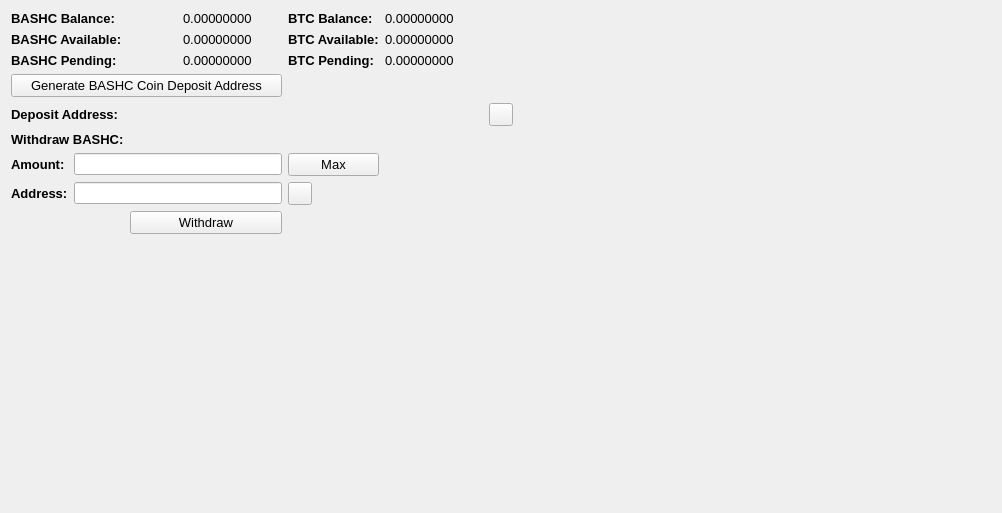
     <widget class="QWidget" name="BalanceTab">
      <attribute name="title">
       <string>Balance</string>
      </attribute>
      <layout class="QGridLayout" name="gridLayout_2">
       <item row="0" column="0" colspan="2">
        <widget class="QLabel" name="label_11">
         <property name="font">
          <font>
           <pointsize>10</pointsize>
           <weight>75</weight>
           <bold>true</bold>
          </font>
         </property>
         <property name="text">
          <string>BASHC Balance:</string>
         </property>
        </widget>
       </item>
       <item row="0" column="3">
        <widget class="QLabel" name="DVYBalanceLabel">
         <property name="font">
          <font>
           <pointsize>10</pointsize>
          </font>
         </property>
         <property name="text">
          <string>0.00000000</string>
         </property>
         <property name="textInteractionFlags">
          <set>Qt::LinksAccessibleByMouse|Qt::TextSelectableByMouse</set>
         </property>
        </widget>
       </item>
       <item row="0" column="4">
        <widget class="QLabel" name="label_12">
         <property name="font">
          <font>
           <pointsize>10</pointsize>
           <weight>75</weight>
           <bold>true</bold>
          </font>
         </property>
         <property name="text">
          <string>BTC Balance:</string>
         </property>
        </widget>
       </item>
       <item row="0" column="5">
        <widget class="QLabel" name="BitcoinBalanceLabel">
         <property name="font">
          <font>
           <pointsize>10</pointsize>
          </font>
         </property>
         <property name="text">
          <string>0.00000000</string>
         </property>
         <property name="textInteractionFlags">
          <set>Qt::LinksAccessibleByMouse|Qt::TextSelectableByMouse</set>
         </property>
        </widget>
       </item>
       <item row="0" column="7" rowspan="10">
        <spacer name="horizontalSpacer_4">
         <property name="orientation">
          <enum>Qt::Horizontal</enum>
         </property>
         <property name="sizeHint" stdset="0">
          <size>
           <width>478</width>
           <height>488</height>
          </size>
         </property>
        </spacer>
       </item>
       <item row="1" column="0" colspan="2">
        <widget class="QLabel" name="label_13">
         <property name="font">
          <font>
           <pointsize>10</pointsize>
           <weight>75</weight>
           <bold>true</bold>
          </font>
         </property>
         <property name="text">
          <string>BASHC Available:</string>
         </property>
        </widget>
       </item>
       <item row="1" column="3">
        <widget class="QLabel" name="DVYAvailableLabel_2">
         <property name="font">
          <font>
           <pointsize>10</pointsize>
          </font>
         </property>
         <property name="text">
          <string>0.00000000</string>
         </property>
         <property name="textInteractionFlags">
          <set>Qt::LinksAccessibleByMouse|Qt::TextSelectableByMouse</set>
         </property>
        </widget>
       </item>
       <item row="1" column="4">
        <widget class="QLabel" name="label_15">
         <property name="font">
          <font>
           <pointsize>10</pointsize>
           <weight>75</weight>
           <bold>true</bold>
          </font>
         </property>
         <property name="text">
          <string>BTC Available:</string>
         </property>
        </widget>
       </item>
       <item row="1" column="5">
        <widget class="QLabel" name="BitcoinAvailableLabel">
         <property name="font">
          <font>
           <pointsize>10</pointsize>
          </font>
         </property>
         <property name="text">
          <string>0.00000000</string>
         </property>
         <property name="textInteractionFlags">
          <set>Qt::LinksAccessibleByMouse|Qt::TextSelectableByMouse</set>
         </property>
        </widget>
       </item>
       <item row="2" column="0" colspan="2">
        <widget class="QLabel" name="label_14">
         <property name="font">
          <font>
           <pointsize>10</pointsize>
           <weight>75</weight>
           <bold>true</bold>
          </font>
         </property>
         <property name="text">
          <string>BASHC Pending:</string>
         </property>
        </widget>
       </item>
       <item row="2" column="3">
        <widget class="QLabel" name="DVYPendingLabel">
         <property name="font">
          <font>
           <pointsize>10</pointsize>
          </font>
         </property>
         <property name="text">
          <string>0.00000000</string>
         </property>
         <property name="textInteractionFlags">
          <set>Qt::LinksAccessibleByMouse|Qt::TextSelectableByMouse</set>
         </property>
        </widget>
       </item>
       <item row="2" column="4">
        <widget class="QLabel" name="label_31">
         <property name="font">
          <font>
           <pointsize>10</pointsize>
           <weight>75</weight>
           <bold>true</bold>
          </font>
         </property>
         <property name="text">
          <string>BTC Pending:</string>
         </property>
        </widget>
       </item>
       <item row="2" column="5">
        <widget class="QLabel" name="BitcoinPendingLabel">
         <property name="font">
          <font>
           <pointsize>10</pointsize>
          </font>
         </property>
         <property name="text">
          <string>0.00000000</string>
         </property>
         <property name="textInteractionFlags">
          <set>Qt::LinksAccessibleByMouse|Qt::TextSelectableByMouse</set>
         </property>
        </widget>
       </item>
       <item row="3" column="0" colspan="4">
        <widget class="QPushButton" name="GenDepositBTN">
         <property name="font">
          <font>
           <pointsize>10</pointsize>
          </font>
         </property>
         <property name="text">
          <string>Generate BASHC Coin Deposit Address</string>
         </property>
        </widget>
       </item>
       <item row="4" column="0" colspan="3">
        <widget class="QLabel" name="label_33">
         <property name="font">
          <font>
           <pointsize>10</pointsize>
           <weight>75</weight>
           <bold>true</bold>
          </font>
         </property>
         <property name="text">
          <string>Deposit Address:</string>
         </property>
        </widget>
       </item>
       <item row="4" column="3" colspan="3">
        <widget class="QLabel" name="DepositAddressLabel">
         <property name="minimumSize">
          <size>
           <width>300</width>
           <height>0</height>
          </size>
         </property>
         <property name="palette">
          <palette>
           <active>
            <colorrole role="WindowText">
             <brush brushstyle="SolidPattern">
              <color alpha="255">
               <red>0</red>
               <green>0</green>
               <blue>0</blue>
              </color>
             </brush>
            </colorrole>
            <colorrole role="Text">
             <brush brushstyle="SolidPattern">
              <color alpha="255">
               <red>0</red>
               <green>0</green>
               <blue>255</blue>
              </color>
             </brush>
            </colorrole>
           </active>
           <inactive>
            <colorrole role="WindowText">
             <brush brushstyle="SolidPattern">
              <color alpha="255">
               <red>0</red>
               <green>0</green>
               <blue>0</blue>
              </color>
             </brush>
            </colorrole>
            <colorrole role="Text">
             <brush brushstyle="SolidPattern">
              <color alpha="255">
               <red>0</red>
               <green>0</green>
               <blue>255</blue>
              </color>
             </brush>
            </colorrole>
           </inactive>
           <disabled>
            <colorrole role="WindowText">
             <brush brushstyle="SolidPattern">
              <color alpha="255">
               <red>120</red>
               <green>120</green>
               <blue>120</blue>
              </color>
             </brush>
            </colorrole>
            <colorrole role="Text">
             <brush brushstyle="SolidPattern">
              <color alpha="255">
               <red>120</red>
               <green>120</green>
               <blue>120</blue>
              </color>
             </brush>
            </colorrole>
           </disabled>
          </palette>
         </property>
         <property name="font">
          <font>
           <pointsize>10</pointsize>
           <weight>75</weight>
           <bold>true</bold>
          </font>
         </property>
         <property name="text">
          <string/>
         </property>
         <property name="alignment">
          <set>Qt::AlignRight|Qt::AlignTrailing|Qt::AlignVCenter</set>
         </property>
         <property name="textInteractionFlags">
          <set>Qt::LinksAccessibleByMouse|Qt::TextSelectableByKeyboard|Qt::TextSelectableByMouse</set>
         </property>
        </widget>
       </item>
       <item row="4" column="6">
        <widget class="QToolButton" name="DepositCopyButton">
         <property name="toolTip">
          <string>Copy to clipboard</string>
         </property>
         <property name="text">
          <string/>
         </property>
         <property name="icon">
          <iconset resource="../bitcoin.qrc">
           <normaloff>:/icons/editcopy</normaloff>:/icons/editcopy</iconset>
         </property>
         <property name="shortcut">
          <string>Alt+P</string>
         </property>
        </widget>
       </item>
       <item row="5" column="0" colspan="2">
        <widget class="QLabel" name="label_34">
         <property name="font">
          <font>
           <pointsize>10</pointsize>
           <weight>75</weight>
           <bold>true</bold>
          </font>
         </property>
         <property name="text">
          <string>Withdraw BASHC:</string>
         </property>
        </widget>
       </item>
       <item row="6" column="0">
        <widget class="QLabel" name="label_26">
         <property name="font">
          <font>
           <pointsize>10</pointsize>
           <weight>75</weight>
           <bold>true</bold>
          </font>
         </property>
         <property name="text">
          <string>Amount:</string>
         </property>
        </widget>
       </item>
       <item row="6" column="1" colspan="3">
        <widget class="QLineEdit" name="WithdrawUnitsInput">
         <property name="font">
          <font>
           <pointsize>9</pointsize>
           <weight>75</weight>
           <bold>true</bold>
          </font>
         </property>
         <property name="text">
          <string/>
         </property>
        </widget>
       </item>
       <item row="6" column="4">
        <widget class="QPushButton" name="Withdraw_Max_Amount">
         <property name="font">
          <font>
           <pointsize>10</pointsize>
          </font>
         </property>
         <property name="text">
          <string>Max</string>
         </property>
        </widget>
       </item>
       <item row="7" column="0">
        <widget class="QLabel" name="label_10">
         <property name="font">
          <font>
           <pointsize>10</pointsize>
           <weight>75</weight>
           <bold>true</bold>
          </font>
         </property>
         <property name="text">
          <string>Address:</string>
         </property>
        </widget>
       </item>
       <item row="7" column="1" colspan="3">
        <widget class="QLineEdit" name="WithdrawAddress">
         <property name="font">
          <font>
           <pointsize>9</pointsize>
           <weight>75</weight>
           <bold>true</bold>
          </font>
         </property>
        </widget>
       </item>
       <item row="7" column="4">
        <widget class="QToolButton" name="WithdrawPasteButton">
         <property name="toolTip">
          <string>Paste from clipboard</string>
         </property>
         <property name="text">
          <string/>
         </property>
         <property name="icon">
          <iconset resource="../bitcoin.qrc">
           <normaloff>:/icons/editpaste</normaloff>:/icons/editpaste</iconset>
         </property>
         <property name="shortcut">
          <string>Alt+P</string>
         </property>
        </widget>
       </item>
       <item row="8" column="2" colspan="2">
        <widget class="QPushButton" name="WithdrawUnitsBtn">
         <property name="font">
          <font>
           <pointsize>10</pointsize>
          </font>
         </property>
         <property name="text">
          <string>Withdraw</string>
         </property>
        </widget>
       </item>
       <item row="9" column="0" colspan="6">
        <spacer name="verticalSpacer">
         <property name="orientation">
          <enum>Qt::Vertical</enum>
         </property>
         <property name="sizeHint" stdset="0">
          <size>
           <width>428</width>
           <height>262</height>
          </size>
         </property>
        </spacer>
       </item>
      </layout>
      <zorder>label_31</zorder>
      <zorder>label_15</zorder>
      <zorder>label_12</zorder>
      <zorder>label_14</zorder>
      <zorder>label_13</zorder>
      <zorder>label_11</zorder>
      <zorder>BitcoinBalanceLabel</zorder>
      <zorder>DVYBalanceLabel</zorder>
      <zorder>DVYAvailableLabel_2</zorder>
      <zorder>DVYPendingLabel</zorder>
      <zorder>BitcoinAvailableLabel</zorder>
      <zorder>BitcoinPendingLabel</zorder>
      <zorder>label_33</zorder>
      <zorder>GenDepositBTN</zorder>
      <zorder>DepositAddressLabel</zorder>
      <zorder>Withdraw_Max_Amount</zorder>
      <zorder>label_34</zorder>
      <zorder>WithdrawUnitsInput</zorder>
      <zorder>label_10</zorder>
      <zorder>label_26</zorder>
      <zorder>WithdrawAddress</zorder>
      <zorder>WithdrawUnitsBtn</zorder>
      <zorder>horizontalSpacer_4</zorder>
      <zorder>verticalSpacer</zorder>
      <zorder>WithdrawPasteButton</zorder>
      <zorder>DepositCopyButton</zorder>
     </widget>
